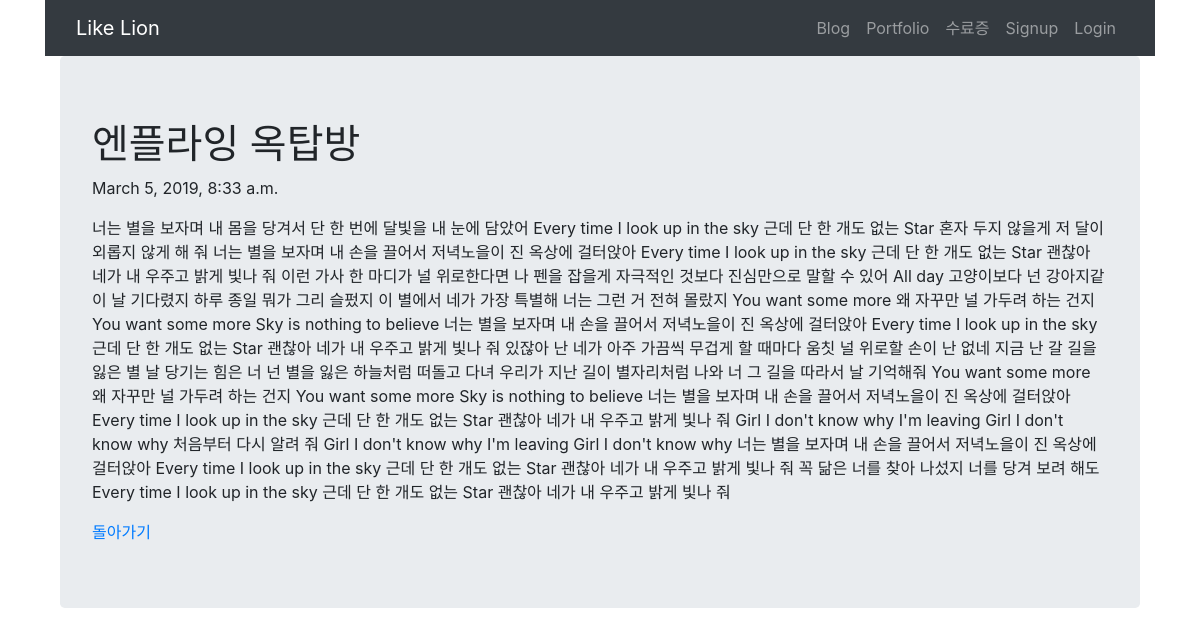
The app's page /blog/2/ with its own data.
### blog/models.py (models this page shows, shortened)
class Blog(models.Model):
    title = models.CharField(max_length=200)
    pub_date = models.DateTimeField('date published')
    body = models.TextField()

### blog/views.py (the view)
# urls.py: path('<int:blog_id>/', views.detail, name="detail"),
def detail(request, blog_id):
    blog_detail = get_object_or_404(Blog, pk=blog_id)
    return render(request, 'detail.html', {'blog' : blog_detail})

### blog/templates/detail.html
{% extends 'base.html' %}
{% block content %}
<div class="container jumbotron">
    <h1> {{blog.title}} </h1>
    <p> {{blog.pub_date}} </p>
    <p> {{blog.body}} </p>
    <a href="{% url 'blog' %}">돌아가기</a>
</div>
{% endblock %}

### records on screen
Blog: title "엔플라잉 옥탑방", pub_date "March 5, 2019, 8:33 a.m.", body "너는 별을 보자며 내 몸을 당겨서 단 한 번에 달빛을 내 눈에 담았어 Every time I look up in the sky 근데 단 한 개도 없는 Star 혼자 두지 않을게 저 달이 외롭지 않게 해 줘 너는 별을 보자며 내 손을 끌어서 저녁노을이 진 옥상에 걸터앉아 Every time I look up in the sky 근데 단 한 개도 없는 Star 괜찮아 네가 내 우주고 밝게 빛나 줘 이런 가사 한 마디가 널 위로한다면 나 펜을 잡을게 자극적인 것보다 진심만으로 말할 수 있어 All day 고양이보다 넌 강아지같이 날 기다렸지 하루 종일 뭐가 그리 슬펐지 이 별에서 네가 가장 특별해 너는 그런 거 전혀 몰랐지 You want some more 왜 자꾸만 널 가두려 하는 건지 You want some more Sky is nothing to believe 너는 별을 보자며 내 손을 끌어서 저녁노을이 진 옥상에 걸터앉아 Every time I look up in the sky 근데 단 한 개도 없는 Star 괜찮아 네가 내 우주고 밝게 빛나 줘 있잖아 난 네가 아주 가끔씩 무겁게 할 때마다 움칫 널 위로할 손이 난 없네 지금 난 갈 길을 잃은 별 날 당기는 힘은 너 넌 별을 잃은 하늘처럼 떠돌고 다녀 우리가 지난 길이 별자리처럼 나와 너 그 길을 따라서 날 기억해줘 You want some more 왜 자꾸만 널 가두려 하는…"
